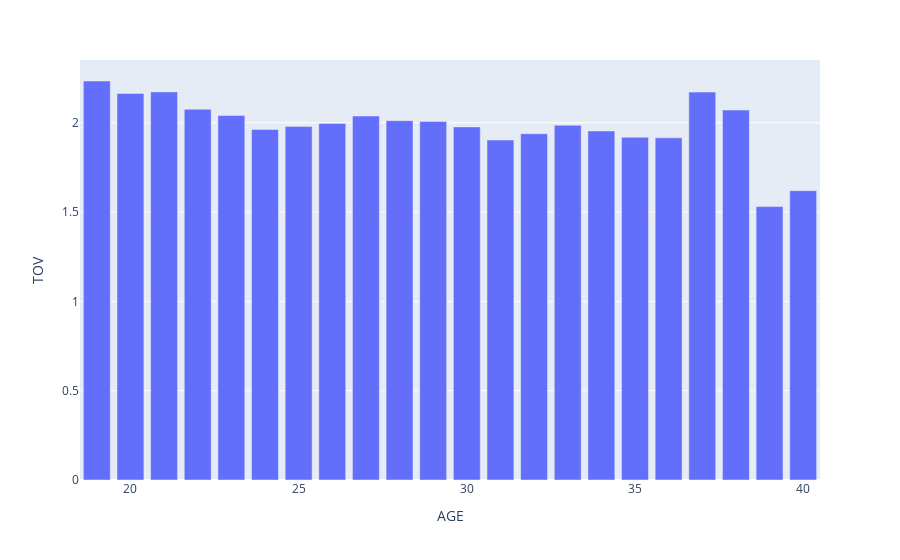

The notebook cell saved with this chart:
### Code cell
fig = px.bar(df_by_age, x='AGE', y='TOV')
fig.show()

### Figure 1 — Plotly figure (JSON) as saved in the notebook; plotly's stock layout.template omitted (floating-point values rounded to 4 significant figures)
{"data": [{"alignmentgroup": "True", "hovertemplate": "AGE=%{x}<br>TOV=%{y}<extra></extra>", "legendgroup": "", "marker": {"color": "#636efa"}, "name": "", "offsetgroup": "", "orientation": "v", "showlegend": false, "textposition": "auto", "type": "bar", "x": [19, 20, 21, 22, 23, 24, 25, 26, 27, 28, 29, 30, 31, 32, 33, 34, 35, 36, 37, 38, 39, 40], "xaxis": "x", "y": [2.234, 2.164, 2.172, 2.076, 2.041, 1.963, 1.98, 1.996, 2.037, 2.011, 2.007, 1.977, 1.903, 1.939, 1.986, 1.954, 1.919, 1.915, 2.172, 2.071, 1.53, 1.62], "yaxis": "y"}], "layout": {"barmode": "relative", "legend": {"tracegroupgap": 0}, "margin": {"t": 60}, "xaxis": {"anchor": "y", "domain": [0, 1], "title": {"text": "AGE"}}, "yaxis": {"anchor": "x", "domain": [0, 1], "title": {"text": "TOV"}}}}
